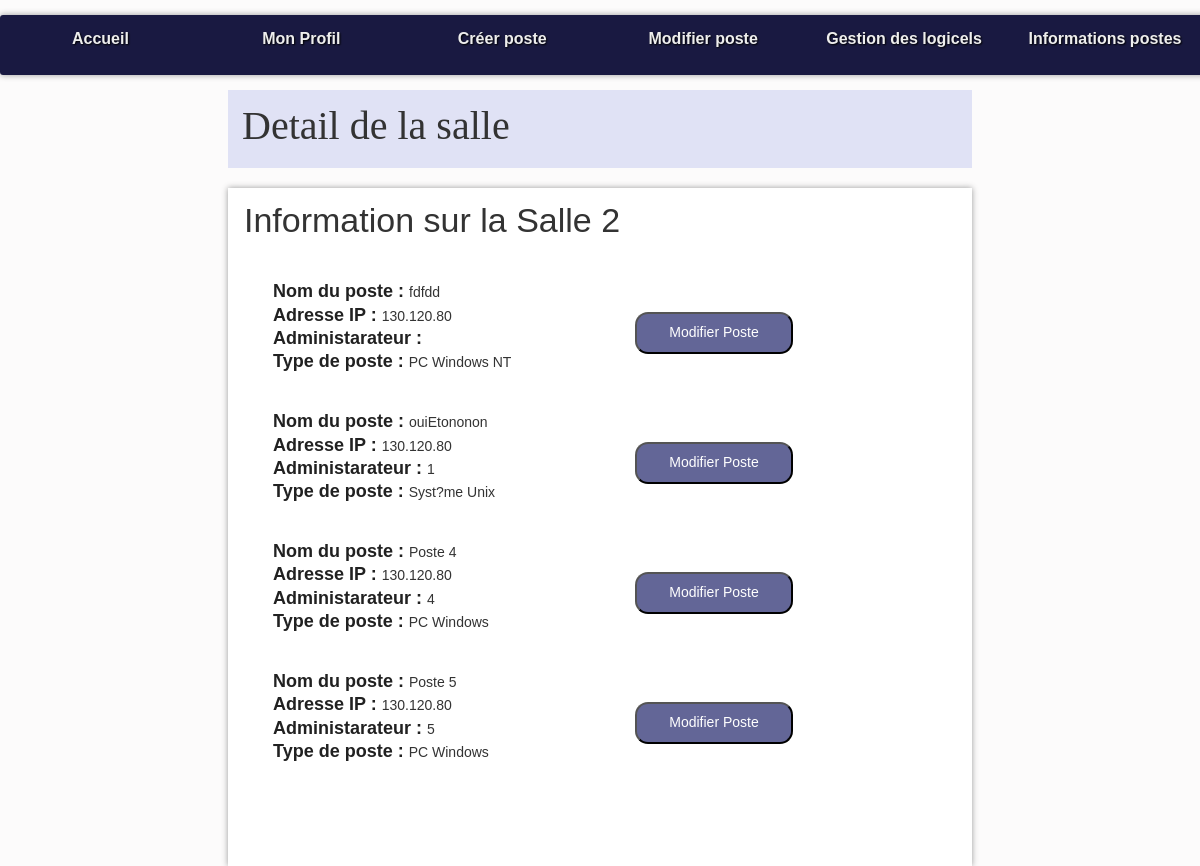
/?action=accueil&nSalle=s02 (signed in), run on the app's committed database.
### tables this page shows
CREATE TABLE `salle` (
  `nSalle` varchar(7) NOT NULL,
  `nomSalle` varchar(20) NOT NULL,
  `nbPoste` tinyint(2) DEFAULT NULL,
  `indIP` varchar(11) DEFAULT NULL
);

CREATE TABLE `poste` (
  `nPoste` varchar(7) NOT NULL,
  `nomPoste` varchar(20) NOT NULL,
  `indIP` varchar(11) DEFAULT NULL,
  `ad` int(3) DEFAULT NULL,
  `typePoste` varchar(9) DEFAULT NULL,
  `nSalle` varchar(7) DEFAULT NULL,
  `nbLog` tinyint(2) DEFAULT NULL
);

CREATE TABLE `types` (
  `typeLP` varchar(9) NOT NULL,
  `nomType` varchar(20) DEFAULT NULL
);

### index.php (called while the page is built, shortened)
<?php
include "getRacine.php";
$action = (isset($_GET["action"])) ? $_GET["action"] : "defaut";
$fichier = controleurPrincipal($action);
include "$racine/controleur/$fichier";
?>

### modele/bd.sallesInfo.inc.php (called while the page is built, shortened)
<?php
function getSalle() {
    $resultat = array();
    try {
        $cnx = connexionPDO();
        $req = $cnx->prepare("SELECT * FROM salle");
        $req->execute();
        $ligne = $req->fetch(PDO::FETCH_OBJ);
        while ($ligne) {
            $resultat[] = $ligne;
            $ligne = $req->fetch(PDO::FETCH_OBJ);
        }
    } catch (PDOException $e) {
        print "Erreur !: " . $e->getMessage();
        die();
    }
    return $resultat;
}
function getPosteSalle($nSalle) {
    $resultat = array();
    try {
        $cnx = connexionPDO();
        $req = $cnx->prepare("SELECT * FROM poste WHERE nSalle=:nSalle");
        $req->bindValue(':nSalle', $nSalle, PDO::PARAM_STR);
        $req->execute();
        $ligne = $req->fetch(PDO::FETCH_OBJ);
        while ($ligne) {
            $resultat[] = $ligne;
            $ligne = $req->fetch(PDO::FETCH_OBJ);
        }
    } catch (PDOException $e) {
        print "Erreur !: " . $e->getMessage();
        die();
    }
    return $resultat;
}
function getTypePc() {
    $resultat = array();
    try {
        $cnx = connexionPDO();
        $req = $cnx->prepare("SELECT * FROM types");
        $req->execute();
        $ligne = $req->fetch(PDO::FETCH_OBJ);
        while ($ligne) {
            $resultat[] = $ligne;
            $ligne = $req->fetch(PDO::FETCH_OBJ);
        }
    } catch (PDOException $e) {
        print "Erreur !: " . $e->getMessage();
        die();
    }
    return $resultat;
}
?>

### vue/vueDetaills.php (the view, shortened to what this page needs)
<p id="posteTitle">Information sur la <?= $nomSalle; ?></p>
    <ul id="postes">
        <?php for($ii = 0; $ii < count($postSalleBySalle); $ii++) { ?>
           <div class="row">
            <div class="infoPostes col-lg-6">
                <span>
                    <span class="titleDataPoste" > Nom du poste :  </span> <span> <?= $postSalleBySalle[$ii]->nomPoste ?> </span> <br />
                </span>
                <span>
                    <span class="titleDataPoste" > Adresse IP :  </span> <span> <?= $postSalleBySalle[$ii]->indIP ?> </span>  <br />
                </span>
                <span>
                    <span class="titleDataPoste" > Administarateur :  </span> <span> <?= $postSalleBySalle[$ii]->ad ?> </span>  <br />
                </span>
                <span>
                  <?php foreach ($typePc as $typePcKey => $typePcVal) {
                      if($typePcVal->typeLP == $postSalleBySalle[$ii]->typePoste){
                        ?>
                          <span class="titleDataPoste" > Type de poste :  </span> <span> <?= $typePcVal->nomType ?> </span>  <br />  <?php
                      }
                  }?>
                </span>
            </div>
              <form action="./?action=modifierPoste" method="POST">
                <div class="col-lg-6">
                  <button type="submit" class="BtnModifierPoste"> Modifier Poste </button>
                </div>
              </form>
          </div>
            <br>
            <br>
        <?php  } ?>
    </ul>

### css/base.css (style rules this page uses)
:root { --largeurPage: 900px; --largeurMenuCont : 200px; --margeCalc: calc((100% - var(--largeurPage)) / 2); --margeMenuHaut : 15px; --hauteurMenuGene:60px; --coulA1:#5A7694; --coulA2:#D7E5ED; --coulB1:#566459; --coulB2:#90974A; --coulC:#CDBCA0; --fondC:#fcfbfb; --padding_cote:5px; }
body { font-family: Arial; color : #333; font-size : 14px; line-height : 1.3; scroll-behavior: smooth; background-color : var(--fondC); }

### css/corps.css (style rules this page uses)
.BtnModifierPoste { margin-top: 32px; }
.BtnModifierPoste { width: 158px; padding: 9px 0px 11px 0px; border-radius: 13px; background-color:#636697; color: white; }
#posteTitle { font-size: 34px; padding: 10px 6px 7px 11px; margin-bottom: 31px; }
.titleDataPoste { font-size: 18px; color:#212121; font-weight: bold; }

### data on the page
salle: nomSalle "Salle 2"
poste: nomPoste "fdfdd", indIP "130.120.80"
types: nomType "PC Windows NT"
poste: nomPoste "ouiEtononon", indIP "130.120.80", ad "1"
types: nomType "Syst?me Unix"
poste: nomPoste "Poste 4", indIP "130.120.80", ad "4"
types: nomType "PC Windows"
poste: nomPoste "Poste 5", indIP "130.120.80", ad "5"

### other printed values
$titre "Detail de la salle"
